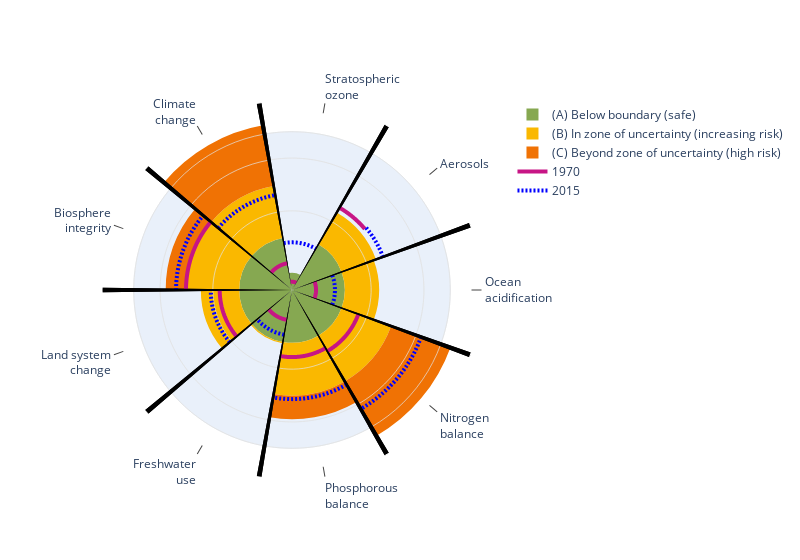

Notebook code cell kept with this figure:
### Code cell
fig2 = make_subplots(1, 1)

# Add same subplot as before
extra_layout = add_pb_subplot(dummy_data, 2050, fig2, show_safety_grid=False)

# Add lines for other scenarios/years (here: 1970 and 2015)
add_pb_subplot_lines(dummy_data.loc[:,[1970, 2015]], fig2, colors=['mediumvioletred', 'blue'], dashes=['solid', '2px 2px'], show_safety_grid=False, showbg=False)

fig2.update_layout(
    width=800,
    **extra_layout
)
fig2
